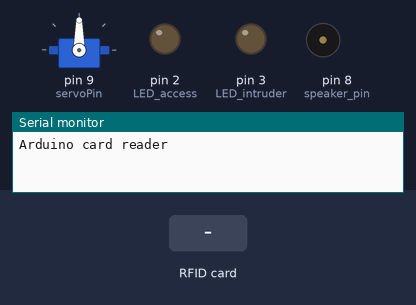
This sketch was run on a simulated Arduino Uno, built with avr-gcc and run on an emulated ATmega328P. Shown: servo, output pins drawn as LEDs (lit = HIGH), buzzer (waves = sounding), the last lines printed to the serial monitor. Wiring (inferred from the names in the program): 24Cxx EEPROM at I2C address 0x50. The inputs (shaded band) are chosen by the test bench. EEPROM starts erased; pins used as bus, display or sensor lines are not drawn.

Above: at 2.7 s.
2.8 s: RFID card 5E 7A 19 C4 held to the reader
At 3.68 s:
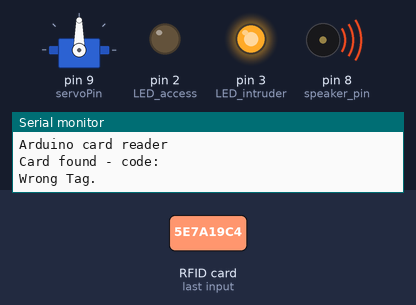
At 4.9 s:
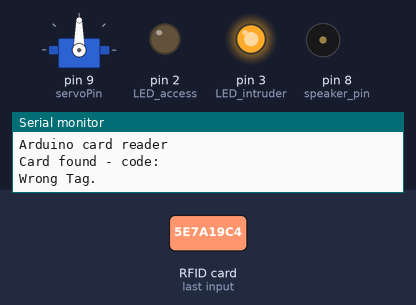
Timing chart, 0 to 7.2 s (numbered marks = the images above; inputs shaded):
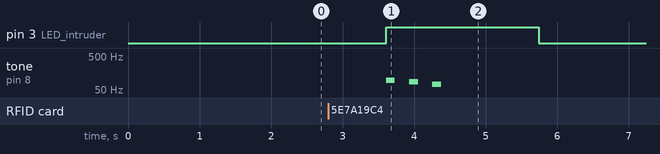

The sketch:

Card_Entry_System_read_eeprom_final.ino
```cpp
#include <SPI.h> // 마스터와 슬레이브 사용 가능한 통신. 마스터와 슬레이브 간 4개의 선으로 연결. 전 이중 방식의 통신으로 동시 통신이 가능.
#include <RFID.h>//                                       miso mosi SCK(클럭) ss(slave select)
#include <Servo.h>
#include "pitches.h"
#include <Wire.h>// I2C 통신을 구현하기위한 헤더파일. I2C 통신-마스터와 슬레이브 간 2개의 선으로 연결. 동시 송수신이 불가능.
#define EEPROM_I2C_ADDRESS 0x50// 기본 I2C 주소.
RFID rfid(10, 5); // 몇 번 핀을 사용할 것인가를 정한다. 10번 핀: SDA, 5번 핀: reset

// 태그 식별에 사용되는 정보의 길이(8비트짜리 5개의 수)
byte data[5]; //eeprom에 저장된 정보를 담을 배열
byte serNum[5]; // 태그로부터 읽어들일 정보
byte tag_data[5];// 태그로부터 읽은 정보

int access_melody[] = {NOTE_G4, 0, NOTE_A4, 0, NOTE_B4, 0, NOTE_A4,
                       0, NOTE_B4, 0, NOTE_C5, 0
                      };// 주파수 배열, 올바른 카드를 인식했을 때 나오는 소리
int access_noteDurations[] = {8, 8, 8, 8, 8, 4, 8, 8, 8, 8, 8, 4};// 소리의 지속 시간 배열, 8분음표와 4분음표
int fail_melody[] = {NOTE_G2, 0, NOTE_F2, 0, NOTE_D2, 0};

int fail_noteDurations[] = {8, 8, 8, 8, 8, 4};


// LED와 부저, 서보모터를 작동시키는데 쓰이는 UNO의 핀 숫자
int LED_access = 2; // 등록된 사용자 태그를 인식하면 켜지는  led
int LED_intruder = 3;  // 미등록된 사용자 태그를 인식하면 켜지는 led
int speaker_pin = 8;  //피에조 부저 출력
int servoPin = 9;  // 서보모터 출력
Servo doorLock; // 사용할 서보모터를 변수로 선언

void setup() {

  doorLock.attach(servoPin); // 서보모터를 UNO 에 연결
  Wire.begin(); //wire 통신 시작
  Serial.begin(9600); // 보드 레이트 9600으로 설정
  SPI.begin();  //SPI 통신 시작

  rfid.init(); //RFID 초기화
  Serial.println("Arduino card reader");
  delay(1000);

  // 이하의 코드는 핀의 상태를 출력가능한 상태로 변화시키는 코드이다.
  pinMode(LED_access, OUTPUT);  // 2번 핀
  pinMode(LED_intruder, OUTPUT); // 3번 핀
  pinMode(speaker_pin, OUTPUT); // 8번 핀
  pinMode(servoPin, OUTPUT); // 9번 핀

  // eeprom 내에 있는 주소 0~4에 있는 정보를 하나씩 가져온다.
  for(int i=0;i<5;i++){
    byte a= readAddress(i);
    data[i]=a;
    delay(100);
  }
}
void loop() {
  boolean card_card = true; //올바른 태그를 사용했는가를 판단하는 변수
  delay(500);
  if (rfid.isCard()) {// rfid 태그의 존재를 인식했을 때
    if (rfid.readCardSerial()) {
      // 태그 내의 정보를 읽는다.
      delay(500);

      // 태그 내의 저장된 정보를 입력받음
      tag_data[0] = rfid.serNum[0];
      tag_data[1] = rfid.serNum[1];
      tag_data[2] = rfid.serNum[2];
      tag_data[3] = rfid.serNum[3];
      tag_data[4] = rfid.serNum[4];

    }
    Serial.print("Card found - code:");

    for (int i = 0; i < 5; i++) {// 저장된 정보와 카드의 정보를 비교한다.
      if (tag_data[i] != data[i]) card_card = false;// 만약 두 정보가 서로 다르면 등록되지 않은 카드를 인식했다고 판단한다.
    }
    Serial.println();
    if (card_card) { // 등록된 정상적인 정보를 인식했다고 알리는 부저 소리 발생
      Serial.println("Hello!");
      for (int i = 0; i < 12; i++) {
        int access_noteDuration = 1000 / access_noteDurations[i];// 부저의 지속 시간
        tone(speaker_pin, access_melody[i], access_noteDuration);// 부저에서 소리 발생 (핀, 주파수 , 길이)
        int access_pauseBetweenNotes = access_noteDuration * 1.30;// 부저에서 소리를 멈추는 시간을 설정
        delay(access_pauseBetweenNotes);// 일정 시간동안 대기한다.
        noTone(speaker_pin);// 소리 발생을 중단한다.
      }
    }
    // eeprom 내의 정보와 태그의 정보와 다를 때 실행
    else {
      Serial.println("Wrong Tag.");
      digitalWrite(LED_intruder, HIGH); // 3번 핀에 전원을 공급 (RED LED)

      // 미등록된 틀린 정보를 인식했다는 부저 소리 발생
      for (int i = 0; i < 6; i++) {
        int fail_noteDuration = 1000 / fail_noteDurations[i];// 부저의 지속 시간
        tone(speaker_pin, fail_melody[i], fail_noteDuration);// 부저에서 소리 발생(핀, 주파수, 길이)
        int fail_pauseBetweenNotes = fail_noteDuration * 1.30;// 부저에서 소리를 멈추는 시간을 설정
        delay(fail_pauseBetweenNotes); // 일정 시간동안 대기한다.
        noTone(speaker_pin); // 소리 발생을 중단한다.
    }
    delay(1000);
    digitalWrite(LED_intruder, LOW); //RED led 꺼짐
    }

    if (card_card) { //등록된 정보와 태그의 정보와 같을 경우의 녹색 LED가 켜진다.
      Serial.println("Welcome!");
      digitalWrite(LED_access, HIGH);

      // 서보모터를 180도 돌린 후, 3초 뒤에 원상태로 돌린다.
      doorLock.write(180);
      delay(3000);
      doorLock.write(0);
      digitalWrite(LED_access, LOW);
    }
    Serial.println();
    delay(500);
  }
}
//  eeprom  값을 읽어들이는 파트
byte readAddress(int address)// eeprom에서 읽을 주소
{
  byte rData = 0xFF; // UNO에서 eeprom의 주소에 있는 값 데이터 버퍼에 저장한다.
  Wire.beginTransmission(EEPROM_I2C_ADDRESS); // 마스터에서 전송하기위한 슬레이브의 주소 값, 포인터 위치 설정.
  Wire.write((int)(address >> 8));   //MSB. 데이터 형에서 가장 높은 위치의 비트
  Wire.write((int)(address & 0xFF)); //LSB. 데이터 형에서 가장 낮은 위치의 비트
  Wire.endTransmission();    // 데이터 버퍼에 있는 값을 전송한다.


  // eeprom 내 지정한 주소 내의 값을 1바이트만큼 요청
  Wire.requestFrom(EEPROM_I2C_ADDRESS, 1);


  rData =  Wire.read();// 지정한 주소에서 정해진 범위의 값을 읽어들인다.

  return rData;// eeprom 에서 읽어들인 값 반환
}
```

Measured:
- after the input at 2.8 s, pin 3 (LED_intruder): LOW → HIGH after 0.81 s, → LOW 2.1 s later; tone on pin 8 (speaker_pin): plays 98 Hz for 0.13 s, 87 Hz for 0.13 s, 73 Hz for 0.13 s, starting after 0.81 s
